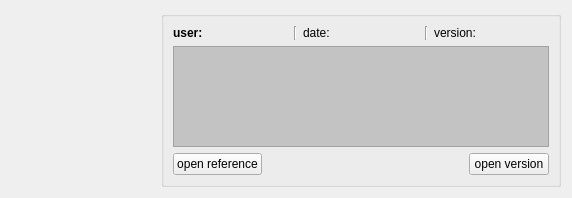
<?xml version="1.0" encoding="UTF-8"?>
<ui version="4.0">
 <class>Form</class>
 <widget class="QWidget" name="Form">
  <property name="geometry">
   <rect>
    <x>0</x>
    <y>0</y>
    <width>572</width>
    <height>198</height>
   </rect>
  </property>
  <property name="windowTitle">
   <string>Form</string>
  </property>
  <layout class="QVBoxLayout" name="verticalLayout">
   <item>
    <layout class="QHBoxLayout" name="horizontalLayout_2">
     <item>
      <spacer name="horizontalSpacer_2">
       <property name="orientation">
        <enum>Qt::Horizontal</enum>
       </property>
       <property name="sizeType">
        <enum>QSizePolicy::Preferred</enum>
       </property>
       <property name="sizeHint" stdset="0">
        <size>
         <width>150</width>
         <height>20</height>
        </size>
       </property>
      </spacer>
     </item>
     <item>
      <widget class="QGroupBox" name="groupBox">
       <property name="autoFillBackground">
        <bool>false</bool>
       </property>
       <property name="title">
        <string/>
       </property>
       <layout class="QVBoxLayout" name="verticalLayout_4">
        <item>
         <layout class="QHBoxLayout" name="horizontalLayout_3">
          <item>
           <widget class="QLabel" name="labelUser">
            <property name="sizePolicy">
             <sizepolicy hsizetype="Preferred" vsizetype="Minimum">
              <horstretch>0</horstretch>
              <verstretch>0</verstretch>
             </sizepolicy>
            </property>
            <property name="font">
             <font>
              <weight>75</weight>
              <bold>true</bold>
             </font>
            </property>
            <property name="frameShape">
             <enum>QFrame::NoFrame</enum>
            </property>
            <property name="text">
             <string>user:</string>
            </property>
           </widget>
          </item>
          <item>
           <widget class="Line" name="line">
            <property name="orientation">
             <enum>Qt::Vertical</enum>
            </property>
           </widget>
          </item>
          <item>
           <widget class="QLabel" name="labelDate">
            <property name="sizePolicy">
             <sizepolicy hsizetype="Preferred" vsizetype="Minimum">
              <horstretch>0</horstretch>
              <verstretch>0</verstretch>
             </sizepolicy>
            </property>
            <property name="text">
             <string>date:</string>
            </property>
           </widget>
          </item>
          <item>
           <widget class="Line" name="line_2">
            <property name="orientation">
             <enum>Qt::Vertical</enum>
            </property>
           </widget>
          </item>
          <item>
           <widget class="QLabel" name="labelVersion">
            <property name="sizePolicy">
             <sizepolicy hsizetype="Preferred" vsizetype="Minimum">
              <horstretch>0</horstretch>
              <verstretch>0</verstretch>
             </sizepolicy>
            </property>
            <property name="text">
             <string>version:</string>
            </property>
           </widget>
          </item>
         </layout>
        </item>
        <item>
         <widget class="QTextEdit" name="textEditContent">
          <property name="sizePolicy">
           <sizepolicy hsizetype="Expanding" vsizetype="MinimumExpanding">
            <horstretch>0</horstretch>
            <verstretch>0</verstretch>
           </sizepolicy>
          </property>
          <property name="minimumSize">
           <size>
            <width>0</width>
            <height>100</height>
           </size>
          </property>
          <property name="palette">
           <palette>
            <active>
             <colorrole role="WindowText">
              <brush brushstyle="SolidPattern">
               <color alpha="255">
                <red>0</red>
                <green>0</green>
                <blue>0</blue>
               </color>
              </brush>
             </colorrole>
             <colorrole role="Button">
              <brush brushstyle="SolidPattern">
               <color alpha="255">
                <red>211</red>
                <green>210</green>
                <blue>209</blue>
               </color>
              </brush>
             </colorrole>
             <colorrole role="Light">
              <brush brushstyle="SolidPattern">
               <color alpha="255">
                <red>255</red>
                <green>255</green>
                <blue>255</blue>
               </color>
              </brush>
             </colorrole>
             <colorrole role="Midlight">
              <brush brushstyle="SolidPattern">
               <color alpha="255">
                <red>233</red>
                <green>232</green>
                <blue>232</blue>
               </color>
              </brush>
             </colorrole>
             <colorrole role="Dark">
              <brush brushstyle="SolidPattern">
               <color alpha="255">
                <red>105</red>
                <green>105</green>
                <blue>104</blue>
               </color>
              </brush>
             </colorrole>
             <colorrole role="Mid">
              <brush brushstyle="SolidPattern">
               <color alpha="255">
                <red>141</red>
                <green>140</green>
                <blue>139</blue>
               </color>
              </brush>
             </colorrole>
             <colorrole role="Text">
              <brush brushstyle="SolidPattern">
               <color alpha="255">
                <red>0</red>
                <green>0</green>
                <blue>0</blue>
               </color>
              </brush>
             </colorrole>
             <colorrole role="BrightText">
              <brush brushstyle="SolidPattern">
               <color alpha="255">
                <red>255</red>
                <green>255</green>
                <blue>255</blue>
               </color>
              </brush>
             </colorrole>
             <colorrole role="ButtonText">
              <brush brushstyle="SolidPattern">
               <color alpha="255">
                <red>0</red>
                <green>0</green>
                <blue>0</blue>
               </color>
              </brush>
             </colorrole>
             <colorrole role="Base">
              <brush brushstyle="SolidPattern">
               <color alpha="255">
                <red>195</red>
                <green>195</green>
                <blue>195</blue>
               </color>
              </brush>
             </colorrole>
             <colorrole role="Window">
              <brush brushstyle="SolidPattern">
               <color alpha="255">
                <red>211</red>
                <green>210</green>
                <blue>209</blue>
               </color>
              </brush>
             </colorrole>
             <colorrole role="Shadow">
              <brush brushstyle="SolidPattern">
               <color alpha="255">
                <red>0</red>
                <green>0</green>
                <blue>0</blue>
               </color>
              </brush>
             </colorrole>
             <colorrole role="AlternateBase">
              <brush brushstyle="SolidPattern">
               <color alpha="255">
                <red>233</red>
                <green>232</green>
                <blue>232</blue>
               </color>
              </brush>
             </colorrole>
             <colorrole role="ToolTipBase">
              <brush brushstyle="SolidPattern">
               <color alpha="255">
                <red>255</red>
                <green>255</green>
                <blue>220</blue>
               </color>
              </brush>
             </colorrole>
             <colorrole role="ToolTipText">
              <brush brushstyle="SolidPattern">
               <color alpha="255">
                <red>0</red>
                <green>0</green>
                <blue>0</blue>
               </color>
              </brush>
             </colorrole>
            </active>
            <inactive>
             <colorrole role="WindowText">
              <brush brushstyle="SolidPattern">
               <color alpha="255">
                <red>0</red>
                <green>0</green>
                <blue>0</blue>
               </color>
              </brush>
             </colorrole>
             <colorrole role="Button">
              <brush brushstyle="SolidPattern">
               <color alpha="255">
                <red>211</red>
                <green>210</green>
                <blue>209</blue>
               </color>
              </brush>
             </colorrole>
             <colorrole role="Light">
              <brush brushstyle="SolidPattern">
               <color alpha="255">
                <red>255</red>
                <green>255</green>
                <blue>255</blue>
               </color>
              </brush>
             </colorrole>
             <colorrole role="Midlight">
              <brush brushstyle="SolidPattern">
               <color alpha="255">
                <red>233</red>
                <green>232</green>
                <blue>232</blue>
               </color>
              </brush>
             </colorrole>
             <colorrole role="Dark">
              <brush brushstyle="SolidPattern">
               <color alpha="255">
                <red>105</red>
                <green>105</green>
                <blue>104</blue>
               </color>
              </brush>
             </colorrole>
             <colorrole role="Mid">
              <brush brushstyle="SolidPattern">
               <color alpha="255">
                <red>141</red>
                <green>140</green>
                <blue>139</blue>
               </color>
              </brush>
             </colorrole>
             <colorrole role="Text">
              <brush brushstyle="SolidPattern">
               <color alpha="255">
                <red>0</red>
                <green>0</green>
                <blue>0</blue>
               </color>
              </brush>
             </colorrole>
             <colorrole role="BrightText">
              <brush brushstyle="SolidPattern">
               <color alpha="255">
                <red>255</red>
                <green>255</green>
                <blue>255</blue>
               </color>
              </brush>
             </colorrole>
             <colorrole role="ButtonText">
              <brush brushstyle="SolidPattern">
               <color alpha="255">
                <red>0</red>
                <green>0</green>
                <blue>0</blue>
               </color>
              </brush>
             </colorrole>
             <colorrole role="Base">
              <brush brushstyle="SolidPattern">
               <color alpha="255">
                <red>195</red>
                <green>195</green>
                <blue>195</blue>
               </color>
              </brush>
             </colorrole>
             <colorrole role="Window">
              <brush brushstyle="SolidPattern">
               <color alpha="255">
                <red>211</red>
                <green>210</green>
                <blue>209</blue>
               </color>
              </brush>
             </colorrole>
             <colorrole role="Shadow">
              <brush brushstyle="SolidPattern">
               <color alpha="255">
                <red>0</red>
                <green>0</green>
                <blue>0</blue>
               </color>
              </brush>
             </colorrole>
             <colorrole role="AlternateBase">
              <brush brushstyle="SolidPattern">
               <color alpha="255">
                <red>233</red>
                <green>232</green>
                <blue>232</blue>
               </color>
              </brush>
             </colorrole>
             <colorrole role="ToolTipBase">
              <brush brushstyle="SolidPattern">
               <color alpha="255">
                <red>255</red>
                <green>255</green>
                <blue>220</blue>
               </color>
              </brush>
             </colorrole>
             <colorrole role="ToolTipText">
              <brush brushstyle="SolidPattern">
               <color alpha="255">
                <red>0</red>
                <green>0</green>
                <blue>0</blue>
               </color>
              </brush>
             </colorrole>
            </inactive>
            <disabled>
             <colorrole role="WindowText">
              <brush brushstyle="SolidPattern">
               <color alpha="255">
                <red>105</red>
                <green>105</green>
                <blue>104</blue>
               </color>
              </brush>
             </colorrole>
             <colorrole role="Button">
              <brush brushstyle="SolidPattern">
               <color alpha="255">
                <red>211</red>
                <green>210</green>
                <blue>209</blue>
               </color>
              </brush>
             </colorrole>
             <colorrole role="Light">
              <brush brushstyle="SolidPattern">
               <color alpha="255">
                <red>255</red>
                <green>255</green>
                <blue>255</blue>
               </color>
              </brush>
             </colorrole>
             <colorrole role="Midlight">
              <brush brushstyle="SolidPattern">
               <color alpha="255">
                <red>233</red>
                <green>232</green>
                <blue>232</blue>
               </color>
              </brush>
             </colorrole>
             <colorrole role="Dark">
              <brush brushstyle="SolidPattern">
               <color alpha="255">
                <red>105</red>
                <green>105</green>
                <blue>104</blue>
               </color>
              </brush>
             </colorrole>
             <colorrole role="Mid">
              <brush brushstyle="SolidPattern">
               <color alpha="255">
                <red>141</red>
                <green>140</green>
                <blue>139</blue>
               </color>
              </brush>
             </colorrole>
             <colorrole role="Text">
              <brush brushstyle="SolidPattern">
               <color alpha="255">
                <red>105</red>
                <green>105</green>
                <blue>104</blue>
               </color>
              </brush>
             </colorrole>
             <colorrole role="BrightText">
              <brush brushstyle="SolidPattern">
               <color alpha="255">
                <red>255</red>
                <green>255</green>
                <blue>255</blue>
               </color>
              </brush>
             </colorrole>
             <colorrole role="ButtonText">
              <brush brushstyle="SolidPattern">
               <color alpha="255">
                <red>105</red>
                <green>105</green>
                <blue>104</blue>
               </color>
              </brush>
             </colorrole>
             <colorrole role="Base">
              <brush brushstyle="SolidPattern">
               <color alpha="255">
                <red>211</red>
                <green>210</green>
                <blue>209</blue>
               </color>
              </brush>
             </colorrole>
             <colorrole role="Window">
              <brush brushstyle="SolidPattern">
               <color alpha="255">
                <red>211</red>
                <green>210</green>
                <blue>209</blue>
               </color>
              </brush>
             </colorrole>
             <colorrole role="Shadow">
              <brush brushstyle="SolidPattern">
               <color alpha="255">
                <red>0</red>
                <green>0</green>
                <blue>0</blue>
               </color>
              </brush>
             </colorrole>
             <colorrole role="AlternateBase">
              <brush brushstyle="SolidPattern">
               <color alpha="255">
                <red>211</red>
                <green>210</green>
                <blue>209</blue>
               </color>
              </brush>
             </colorrole>
             <colorrole role="ToolTipBase">
              <brush brushstyle="SolidPattern">
               <color alpha="255">
                <red>255</red>
                <green>255</green>
                <blue>220</blue>
               </color>
              </brush>
             </colorrole>
             <colorrole role="ToolTipText">
              <brush brushstyle="SolidPattern">
               <color alpha="255">
                <red>0</red>
                <green>0</green>
                <blue>0</blue>
               </color>
              </brush>
             </colorrole>
            </disabled>
           </palette>
          </property>
          <property name="verticalScrollBarPolicy">
           <enum>Qt::ScrollBarAsNeeded</enum>
          </property>
          <property name="horizontalScrollBarPolicy">
           <enum>Qt::ScrollBarAsNeeded</enum>
          </property>
          <property name="autoFormatting">
           <set>QTextEdit::AutoAll</set>
          </property>
          <property name="html">
           <string>&lt;!DOCTYPE HTML PUBLIC &quot;-//W3C//DTD HTML 4.0//EN&quot; &quot;http://www.w3.org/TR/REC-html40/strict.dtd&quot;&gt;
&lt;html&gt;&lt;head&gt;&lt;meta name=&quot;qrichtext&quot; content=&quot;1&quot; /&gt;&lt;style type=&quot;text/css&quot;&gt;
p, li { white-space: pre-wrap; }
&lt;/style&gt;&lt;/head&gt;&lt;body style=&quot; font-family:'Noto Sans'; font-size:10pt; font-weight:400; font-style:normal;&quot;&gt;
&lt;p style=&quot;-qt-paragraph-type:empty; margin-top:0px; margin-bottom:0px; margin-left:0px; margin-right:0px; -qt-block-indent:0; text-indent:0px;&quot;&gt;&lt;br /&gt;&lt;/p&gt;&lt;/body&gt;&lt;/html&gt;</string>
          </property>
          <property name="textInteractionFlags">
           <set>Qt::LinksAccessibleByKeyboard|Qt::LinksAccessibleByMouse|Qt::TextBrowserInteraction|Qt::TextEditable|Qt::TextEditorInteraction|Qt::TextSelectableByKeyboard|Qt::TextSelectableByMouse</set>
          </property>
         </widget>
        </item>
        <item>
         <layout class="QHBoxLayout" name="horizontalLayout_4">
          <item>
           <widget class="QPushButton" name="pushReference">
            <property name="text">
             <string>open reference</string>
            </property>
           </widget>
          </item>
          <item>
           <spacer name="horizontalSpacer_3">
            <property name="orientation">
             <enum>Qt::Horizontal</enum>
            </property>
            <property name="sizeType">
             <enum>QSizePolicy::MinimumExpanding</enum>
            </property>
            <property name="sizeHint" stdset="0">
             <size>
              <width>40</width>
              <height>20</height>
             </size>
            </property>
           </spacer>
          </item>
          <item>
           <widget class="QPushButton" name="pushVersion">
            <property name="text">
             <string>open version</string>
            </property>
           </widget>
          </item>
         </layout>
        </item>
       </layout>
      </widget>
     </item>
    </layout>
   </item>
  </layout>
 </widget>
 <resources/>
 <connections/>
</ui>
